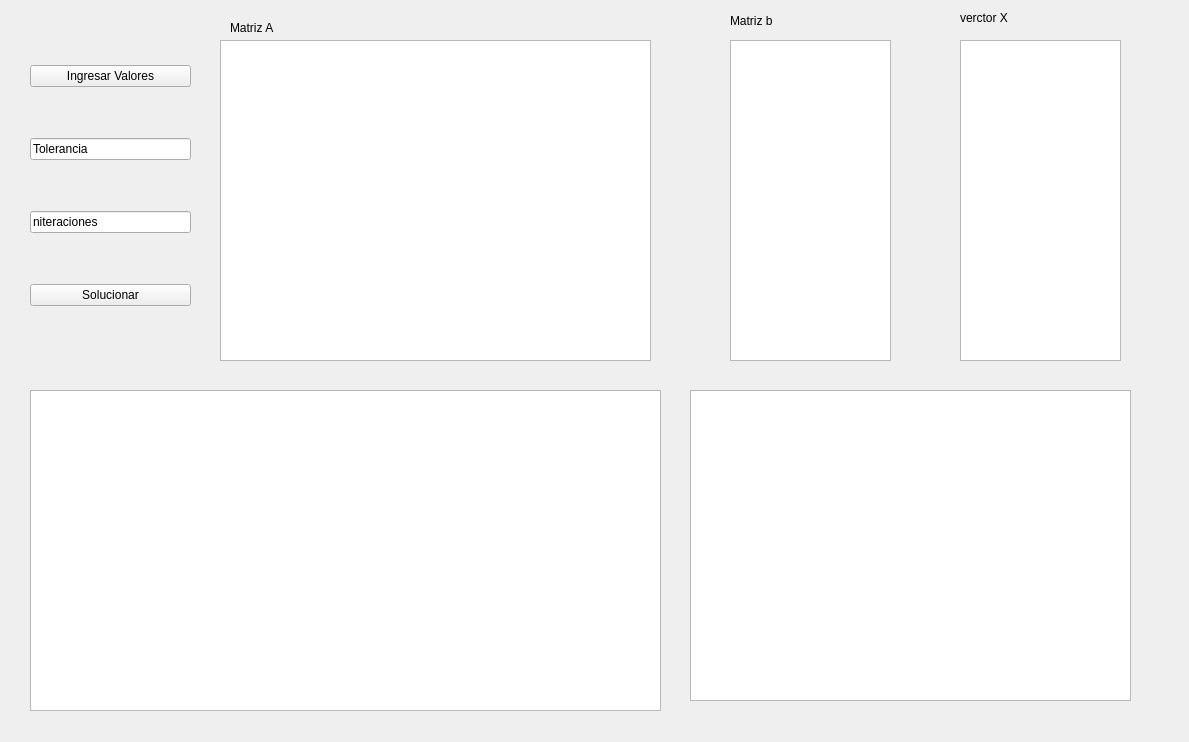
<?xml version="1.0" encoding="UTF-8"?>
<ui version="4.0">
 <class>Seidel</class>
 <widget class="QWidget" name="Seidel">
  <property name="geometry">
   <rect>
    <x>0</x>
    <y>0</y>
    <width>1189</width>
    <height>742</height>
   </rect>
  </property>
  <property name="windowTitle">
   <string>Form</string>
  </property>
  <widget class="QTableWidget" name="tabla_solve">
   <property name="geometry">
    <rect>
     <x>30</x>
     <y>390</y>
     <width>631</width>
     <height>321</height>
    </rect>
   </property>
  </widget>
  <widget class="QLabel" name="resultado">
   <property name="geometry">
    <rect>
     <x>444</x>
     <y>160</y>
     <width>171</width>
     <height>20</height>
    </rect>
   </property>
   <property name="text">
    <string/>
   </property>
  </widget>
  <widget class="QTableWidget" name="table_resoult">
   <property name="geometry">
    <rect>
     <x>690</x>
     <y>390</y>
     <width>441</width>
     <height>311</height>
    </rect>
   </property>
  </widget>
  <widget class="QWidget" name="layoutWidget">
   <property name="geometry">
    <rect>
     <x>30</x>
     <y>20</y>
     <width>161</width>
     <height>331</height>
    </rect>
   </property>
   <layout class="QVBoxLayout" name="verticalLayout">
    <item>
     <widget class="QPushButton" name="bt_funcion">
      <property name="text">
       <string>Ingresar Valores</string>
      </property>
     </widget>
    </item>
    <item>
     <widget class="QLineEdit" name="lineEdit">
      <property name="text">
       <string>Tolerancia</string>
      </property>
     </widget>
    </item>
    <item>
     <widget class="QLineEdit" name="lineEdit_2">
      <property name="text">
       <string>niteraciones</string>
      </property>
     </widget>
    </item>
    <item>
     <widget class="QPushButton" name="bt_solve">
      <property name="text">
       <string>Solucionar</string>
      </property>
     </widget>
    </item>
   </layout>
  </widget>
  <widget class="QTableWidget" name="tabla_A">
   <property name="geometry">
    <rect>
     <x>220</x>
     <y>40</y>
     <width>431</width>
     <height>321</height>
    </rect>
   </property>
  </widget>
  <widget class="QTableWidget" name="tabla_b">
   <property name="geometry">
    <rect>
     <x>730</x>
     <y>40</y>
     <width>161</width>
     <height>321</height>
    </rect>
   </property>
  </widget>
  <widget class="QTableWidget" name="tabla_X">
   <property name="geometry">
    <rect>
     <x>960</x>
     <y>40</y>
     <width>161</width>
     <height>321</height>
    </rect>
   </property>
  </widget>
  <widget class="QLabel" name="label">
   <property name="geometry">
    <rect>
     <x>230</x>
     <y>20</y>
     <width>55</width>
     <height>16</height>
    </rect>
   </property>
   <property name="text">
    <string>Matriz A</string>
   </property>
  </widget>
  <widget class="QLabel" name="label_2">
   <property name="geometry">
    <rect>
     <x>730</x>
     <y>10</y>
     <width>55</width>
     <height>21</height>
    </rect>
   </property>
   <property name="text">
    <string>Matriz b</string>
   </property>
  </widget>
  <widget class="QLabel" name="label_3">
   <property name="geometry">
    <rect>
     <x>960</x>
     <y>10</y>
     <width>55</width>
     <height>16</height>
    </rect>
   </property>
   <property name="text">
    <string>verctor X</string>
   </property>
  </widget>
 </widget>
 <resources/>
 <connections/>
</ui>
